Frame 1 (no input): blank canvas, image omitted
Frame 60 (no input): blank canvas, image omitted
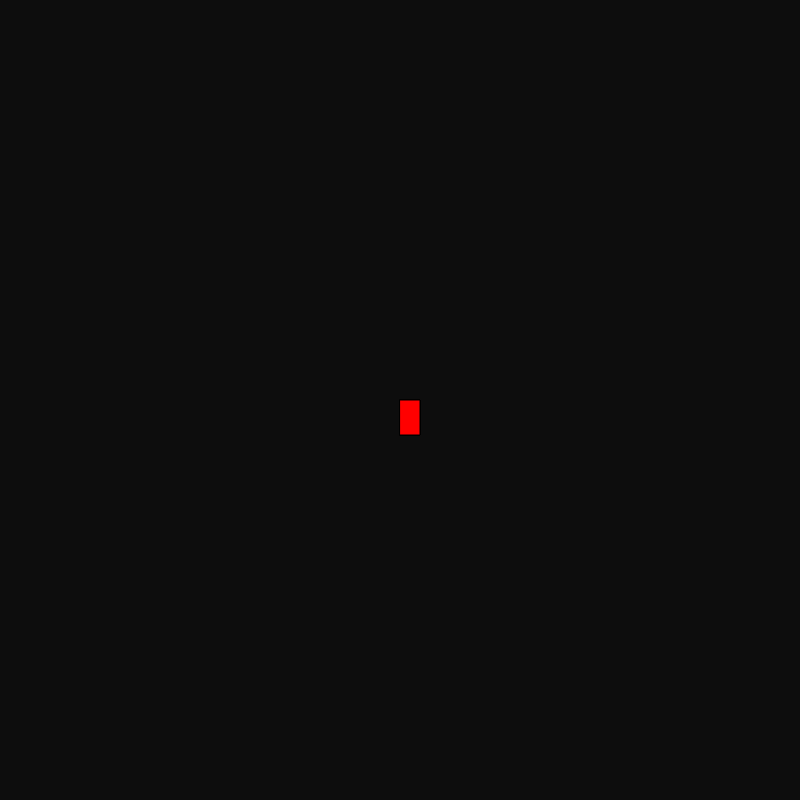
Frame 120 (the mouse pressed at the canvas centre since frame 60)

The p5.js sketch whose frames 1 and 60 were blank and that drew this single picture after the mouse press (run headless with seeded random() and noise() and a simulated clock; from frame 60 on, the mouse is pressed at the canvas centre):

// p5.js sketch
// ── sketch.js
function setup(){
  createCanvas(800, 800)
   background("rgba(0, 0, 0, 0.95)");
}

function draw() {
 
  fill("red");
  if(mouseIsPressed)
    rect(mouseX, mouseY, 20,35);
  stroke("black")
}
